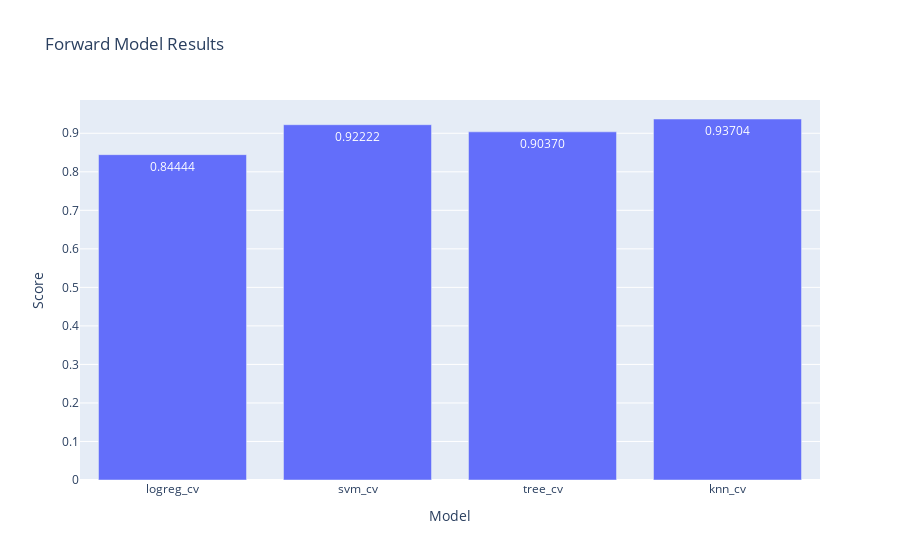

Notebook cell for this chart:
### Code cell
model_by_position('Forward')

### Figure 1 — Plotly figure (JSON) as saved in the notebook; plotly's stock layout.template omitted (floating-point values rounded to 4 significant figures)
{"data": [{"alignmentgroup": "True", "hovertemplate": "Model=%{x}<br>Score=%{y}<extra></extra>", "legendgroup": "", "marker": {"color": "#636efa", "pattern": {"shape": ""}}, "name": "", "offsetgroup": "", "orientation": "v", "showlegend": false, "textposition": "auto", "texttemplate": "%{y:.5f}", "type": "bar", "x": ["logreg_cv", "svm_cv", "tree_cv", "knn_cv"], "xaxis": "x", "y": [0.8444, 0.9222, 0.9037, 0.937], "yaxis": "y"}], "layout": {"barmode": "relative", "legend": {"tracegroupgap": 0}, "title": {"text": "Forward Model Results"}, "xaxis": {"anchor": "y", "domain": [0, 1], "title": {"text": "Model"}}, "yaxis": {"anchor": "x", "domain": [0, 1], "title": {"text": "Score"}}}}
